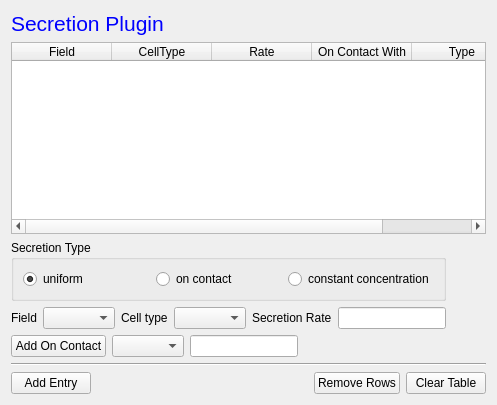
  <widget class="QWizardPage" name="wizardPage_8">
   <layout class="QVBoxLayout" name="verticalLayout_17">
    <item>
     <widget class="QLabel" name="label_24">
      <property name="text">
       <string>&lt;!DOCTYPE HTML PUBLIC &quot;-//W3C//DTD HTML 4.0//EN&quot; &quot;http://www.w3.org/TR/REC-html40/strict.dtd&quot;&gt;
&lt;html&gt;&lt;head&gt;&lt;meta name=&quot;qrichtext&quot; content=&quot;1&quot; /&gt;&lt;style type=&quot;text/css&quot;&gt;
p, li { white-space: pre-wrap; }
&lt;/style&gt;&lt;/head&gt;&lt;body style=&quot; font-family:'MS Shell Dlg 2'; font-size:8.25pt; font-weight:400; font-style:normal;&quot;&gt;
&lt;p style=&quot; margin-top:0px; margin-bottom:0px; margin-left:0px; margin-right:0px; -qt-block-indent:0; text-indent:0px;&quot;&gt;&lt;span style=&quot; font-size:16pt; color:#0000ff;&quot;&gt;Secretion Plugin&lt;/span&gt;&lt;/p&gt;&lt;/body&gt;&lt;/html&gt;</string>
      </property>
     </widget>
    </item>
    <item>
     <widget class="QTableWidget" name="secretionTable">
      <property name="baseSize">
       <size>
        <width>580</width>
        <height>0</height>
       </size>
      </property>
      <column>
       <property name="text">
        <string>Field</string>
       </property>
      </column>
      <column>
       <property name="text">
        <string>CellType</string>
       </property>
      </column>
      <column>
       <property name="text">
        <string>Rate</string>
       </property>
      </column>
      <column>
       <property name="text">
        <string>On Contact With</string>
       </property>
      </column>
      <column>
       <property name="text">
        <string>Type</string>
       </property>
      </column>
     </widget>
    </item>
    <item>
     <layout class="QGridLayout" name="gridLayout_4">
      <item row="0" column="0" colspan="2">
       <widget class="QGroupBox" name="groupBox_6">
        <property name="title">
         <string>Secretion Type</string>
        </property>
        <layout class="QVBoxLayout" name="verticalLayout_16">
         <item>
          <layout class="QHBoxLayout" name="horizontalLayout_20">
           <item>
            <widget class="QRadioButton" name="secrUniformRB">
             <property name="text">
              <string>uniform</string>
             </property>
             <property name="checked">
              <bool>true</bool>
             </property>
            </widget>
           </item>
           <item>
            <widget class="QRadioButton" name="secrOnContactRB">
             <property name="text">
              <string>on contact</string>
             </property>
            </widget>
           </item>
           <item>
            <widget class="QRadioButton" name="secrConstConcRB">
             <property name="text">
              <string>constant concentration</string>
             </property>
            </widget>
           </item>
          </layout>
         </item>
        </layout>
       </widget>
      </item>
      <item row="1" column="0" colspan="2">
       <layout class="QHBoxLayout" name="horizontalLayout_21">
        <item>
         <widget class="QLabel" name="label_25">
          <property name="text">
           <string>Field</string>
          </property>
         </widget>
        </item>
        <item>
         <widget class="QComboBox" name="secrFieldCB"/>
        </item>
        <item>
         <widget class="QLabel" name="label_26">
          <property name="text">
           <string>Cell type</string>
          </property>
         </widget>
        </item>
        <item>
         <widget class="QComboBox" name="secrCellTypeCB"/>
        </item>
        <item>
         <widget class="QLabel" name="secrRateLB">
          <property name="text">
           <string>Secretion Rate</string>
          </property>
         </widget>
        </item>
        <item>
         <widget class="QLineEdit" name="secrRateLE"/>
        </item>
       </layout>
      </item>
      <item row="1" column="2">
       <spacer name="horizontalSpacer_9">
        <property name="orientation">
         <enum>Qt::Horizontal</enum>
        </property>
        <property name="sizeHint" stdset="0">
         <size>
          <width>40</width>
          <height>20</height>
         </size>
        </property>
       </spacer>
      </item>
      <item row="2" column="0">
       <layout class="QHBoxLayout" name="horizontalLayout_22">
        <item>
         <widget class="QPushButton" name="secrAddOnContactPB">
          <property name="text">
           <string>Add On Contact</string>
          </property>
         </widget>
        </item>
        <item>
         <widget class="QComboBox" name="secrOnContactCellTypeCB"/>
        </item>
        <item>
         <widget class="QLineEdit" name="secrOnContactLE"/>
        </item>
       </layout>
      </item>
      <item row="2" column="1">
       <spacer name="horizontalSpacer_14">
        <property name="orientation">
         <enum>Qt::Horizontal</enum>
        </property>
        <property name="sizeHint" stdset="0">
         <size>
          <width>40</width>
          <height>20</height>
         </size>
        </property>
       </spacer>
      </item>
     </layout>
    </item>
    <item>
     <widget class="Line" name="line_2">
      <property name="orientation">
       <enum>Qt::Horizontal</enum>
      </property>
     </widget>
    </item>
    <item>
     <layout class="QHBoxLayout" name="horizontalLayout_23">
      <item>
       <widget class="QPushButton" name="secrAddRowPB">
        <property name="text">
         <string>Add Entry</string>
        </property>
       </widget>
      </item>
      <item>
       <spacer name="horizontalSpacer_13">
        <property name="orientation">
         <enum>Qt::Horizontal</enum>
        </property>
        <property name="sizeHint" stdset="0">
         <size>
          <width>40</width>
          <height>20</height>
         </size>
        </property>
       </spacer>
      </item>
      <item>
       <widget class="QPushButton" name="secrRemoveRowsPB">
        <property name="text">
         <string>Remove Rows</string>
        </property>
       </widget>
      </item>
      <item>
       <widget class="QPushButton" name="secrClearTablePB">
        <property name="text">
         <string>Clear Table</string>
        </property>
       </widget>
      </item>
     </layout>
    </item>
   </layout>
  </widget>
